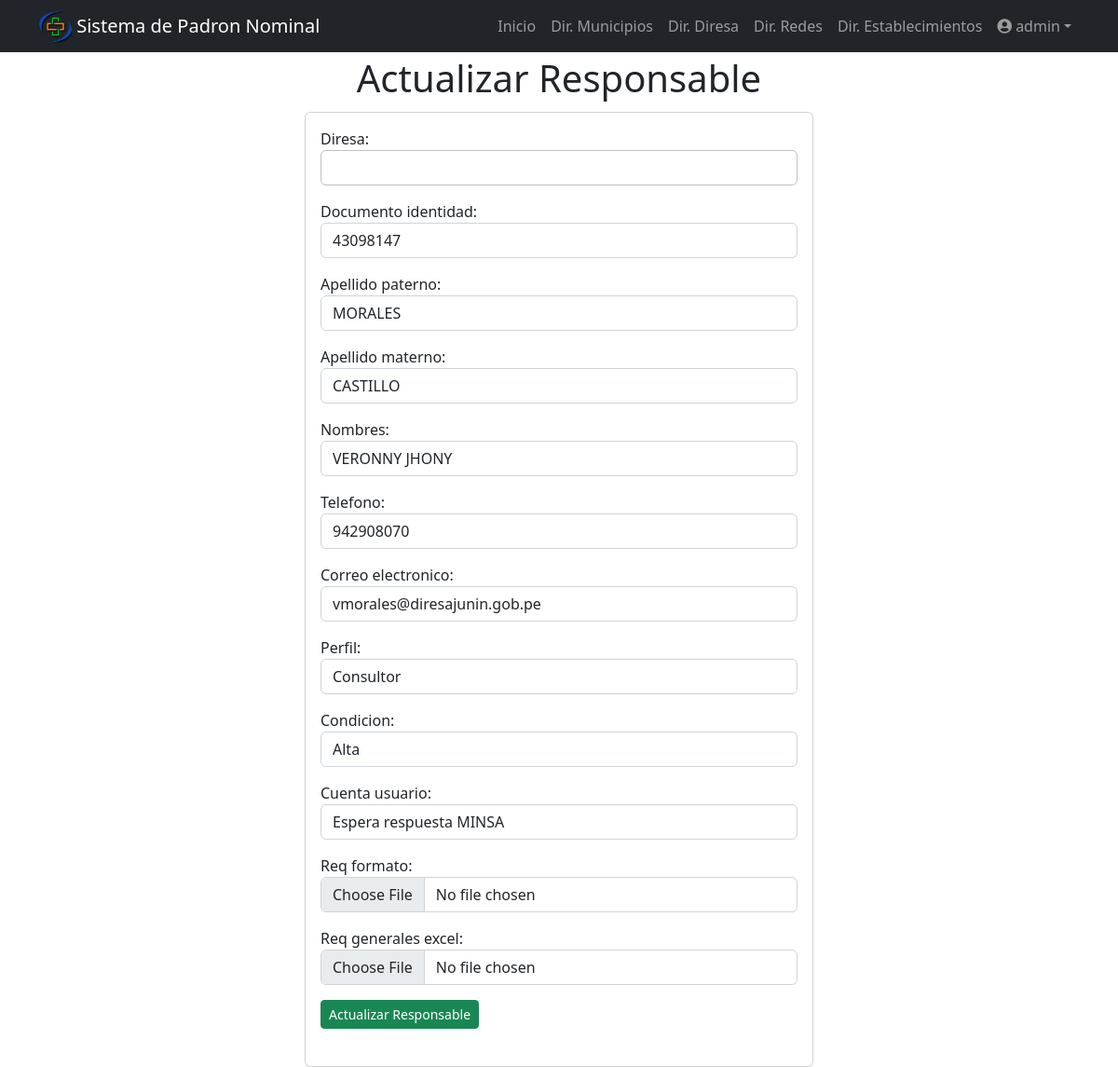
Before: /directorio/5/ (signed in) with the older database file.
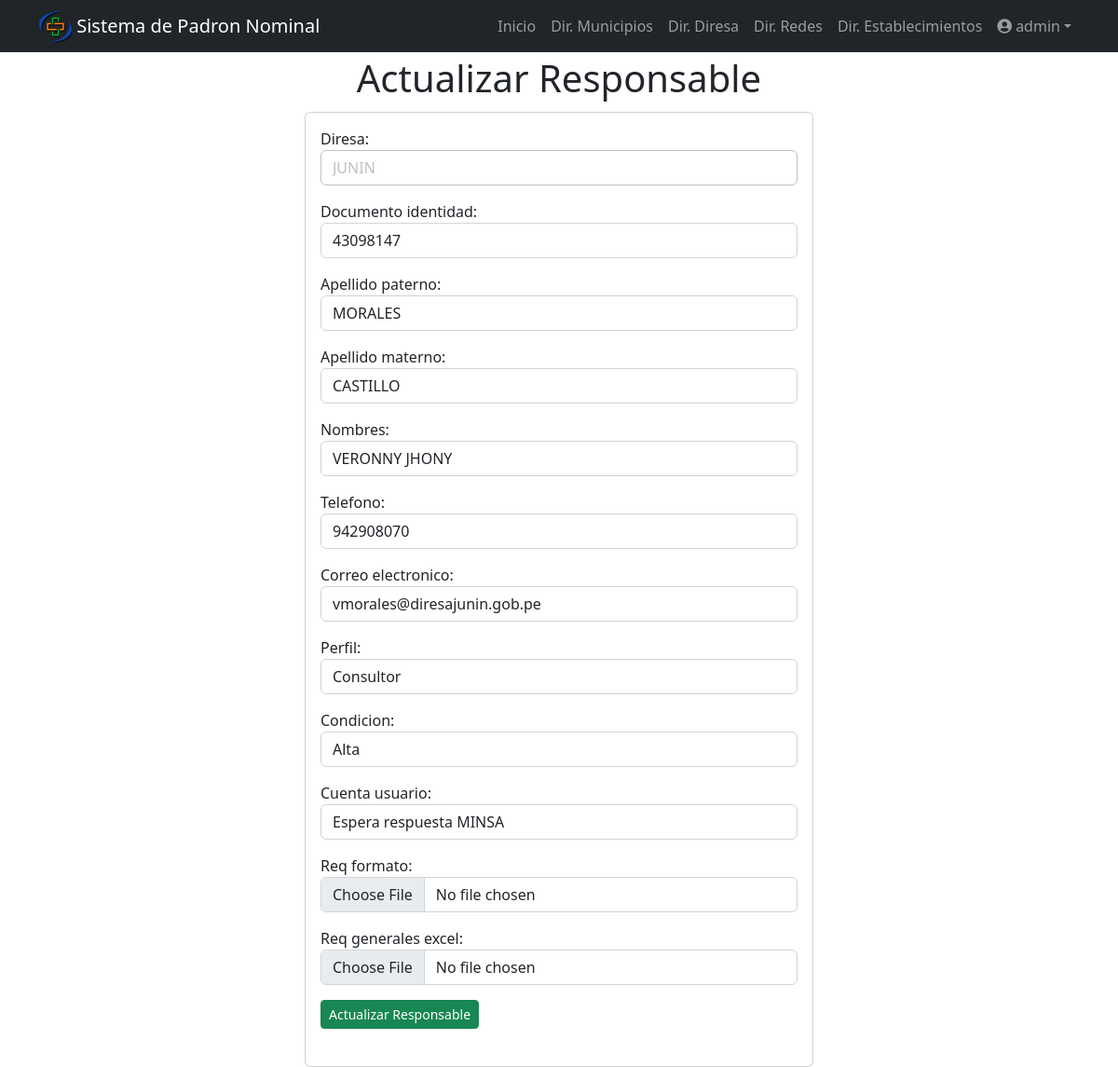
After: the same page with the newer database file.
### filiacion/models.py (models this page shows, shortened)
class Directorio(models.Model):
    TIPO_USUARIO = [
                    ('diresa', 'diresa'),
                    ('red', 'red'),
                    ('microred', 'microred'),
                    ('establecimiento', 'establecimiento'),
                ]
    PERFIL = [
                ('Consultor', 'Consultor'),
                ('Registrador', 'Registrador'),
            ]
    CONDICION = [
                    ('Alta', 'Alta'),
                    ('Baja', 'Baja'),
                ]
    CUENTA_USUARIO = [
                    ('Si', 'Si'),
                    ('No', 'No'),
                    ('Espera respuesta MINSA', 'Espera respuesta MINSA'),
                ]
    diresa = models.CharField(max_length=100,null=True, blank=True)
    red = models.CharField(max_length=100,null=True, blank=True)
    microred = models.CharField(max_length=100,null=True, blank=True)
    establecimiento = models.CharField(max_length=100,null=True, blank=True)
    tipo_usuario = models.CharField(choices=TIPO_USUARIO, max_length=100, null=True, blank=True)
    documento_identidad = models.CharField(max_length=100,null=True, blank=True)
    apellido_paterno = models.CharField(max_length=100,null=True, blank=True)
    apellido_materno = models.CharField(max_length=200,null=True, blank=True)
    nombres = models.CharField(max_length=200,null=True, blank=True)
    telefono = models.CharField(max_length=200,null=True, blank=True)
    correo_electronico = models.CharField(max_length=200,null=True, blank=True)
    perfil = models.CharField(choices=PERFIL,max_length=100,null=True, blank=True)
    condicion = models.CharField(choices=CONDICION,max_length=100,null=True, blank=True)
    cuenta_usuario = models.CharField(choices=CUENTA_USUARIO,max_length=100,null=True, blank=True)
    contraseña_usuario = models.CharField(max_length=100,null=True, blank=True)
    req_formato = models.FileField(upload_to="filiacion/formato/",null=True, blank=True)
    dateTimeOfUpload_req_formato = models.DateTimeField(auto_now = True,null=True, blank=True)
    req_generales_excel = models.FileField(upload_to="filiacion/excel/",null=True, blank=True)
    dateTimeOfUpload_generales_excel = models.DateTimeField(auto_now = True,null=True, blank=True)

### filiacion/views.py (the view, shortened to what this page needs)
# urls.py: path('directorio/<int:directorio_diresa_id>/', views.directorio_diresa_detail, name='directorio_diresa_detail'),
@login_required
def directorio_diresa_detail(request, directorio_diresa_id):
    if request.method == 'GET':
        directorio_diresa = get_object_or_404(Directorio, pk=directorio_diresa_id)
        form = DirectorioForm(instance=directorio_diresa)
        context = {
            'directorio_diresa': directorio_diresa,
            'form': form
        }
        return render(request, 'directorio_diresa_detail.html', context)

### filiacion/templates/directorio_diresa_detail.html (shortened to what this page needs)
{% extends 'base.html' %}
{% block content %}
<main class="container">
  <div class="row">
    <div class="col-md-6 offset-md-3 text-center py-1">
      <h1>Actualizar Responsable</h1>
    </div>
    <div class="col-md-6 offset-md-3">
      <section class="card card-body">
        <div class="row">
            <form method="POST" enctype="multipart/form-data">
                {{form.as_p}}
                <button class="btn btn-success btn-sm">
                  Actualizar Responsable
                </button>
            </form>
          </div>
      </section>
    </div>
  </div>
</main>
{% endblock %}

Changed rows visible on the page:
changed Directorio "MORALES": diresa (not shown) → "JUNIN"
